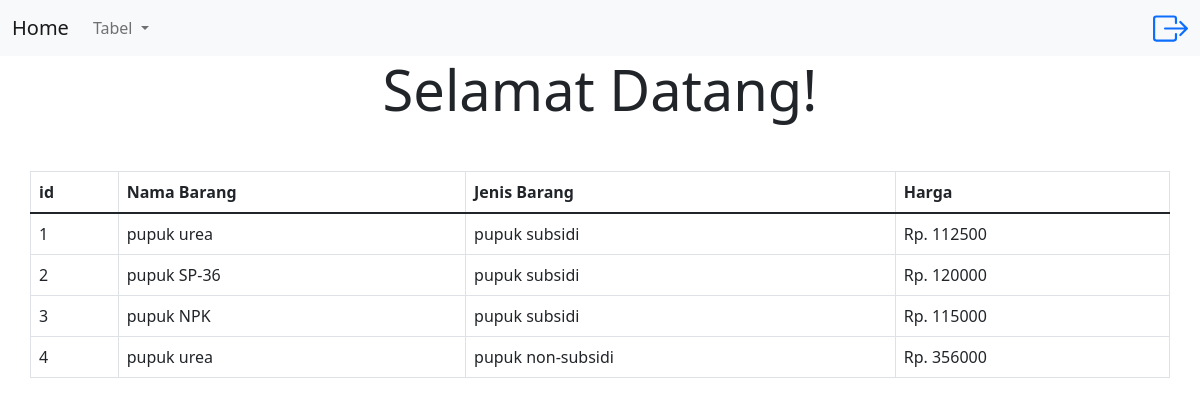
Screenshot of /tabelbarang.php with the database file from the repository.
### tables this page shows
CREATE TABLE `barang` (
  `id_barang` int(11) NOT NULL,
  `jenis_barang` varchar(100) DEFAULT NULL,
  `nama_barang` varchar(255) DEFAULT NULL,
  `harga_barang` int(10) DEFAULT NULL
);

### tabelbarang.php (the view)
<?php include 'home.php'; ?>
<div class="container">
    <div class="row justify-content-center mt-5">
<table class="table table-bordered">
    <thead>
      <tr>
        <th scope="col">id</th>
        <th scope="col">Nama Barang</th>
        <th scope="col">Jenis Barang</th>
        <th scope="col">Harga</th>
      </tr>
    </thead>
    <tbody>
  <?php
  include 'koneksi.php';
  $result=mysqli_query($con,"select * from barang");
  foreach($result as $data){
    echo "<tr>";
    echo "<td>".$data['id_barang']."</td>";
    echo "<td>".$data['nama_barang']."</td>";
    echo "<td>".$data['jenis_barang']."</td>";
    echo "<td>Rp. ".$data['harga_barang']."</td></tr>";
  }
  ?>
    </tbody>
  </table>

### home.php (shortened to what this page needs)
<!doctype html>
<html lang="en">
  <head>
    <link href="https://cdn.jsdelivr.net/npm/bootstrap@5.1.3/dist/css/bootstrap.min.css" rel="stylesheet">
  </head>
  <nav class="navbar navbar-expand-lg navbar-light bg-light">
  <div class="container-fluid">
    <a class="navbar-brand" href="home.php">Home</a>
    <div class="collapse navbar-collapse" id="navbarSupportedContent">
      <ul class="navbar-nav me-auto mb-2 mb-lg-0">
        <li class="nav-item dropdown">
          <a class="nav-link dropdown-toggle" href="#" id="navbarDropdown" role="button" data-bs-toggle="dropdown" aria-expanded="false">
            Tabel
          </a>
        </li>
      </ul>
      <a class="d-flex" href="logout.php"></a>
    </div>
  </div>
  </nav>
  <div class="container">
      <div class="jumbotron jumbotron-fluid text-center">
      <h1 class="display-4">Selamat Datang!</h1>
      </div>
  </div>
  </body>
</html>

### rows the page displays
barang: id_barang "1", nama_barang "pupuk urea", jenis_barang "pupuk subsidi", harga_barang "112500"
barang: id_barang "2", nama_barang "pupuk SP-36", jenis_barang "pupuk subsidi", harga_barang "120000"
barang: id_barang "3", nama_barang "pupuk NPK", jenis_barang "pupuk subsidi", harga_barang "115000"
barang: id_barang "4", nama_barang "pupuk urea", jenis_barang "pupuk non-subsidi", harga_barang "356000"
